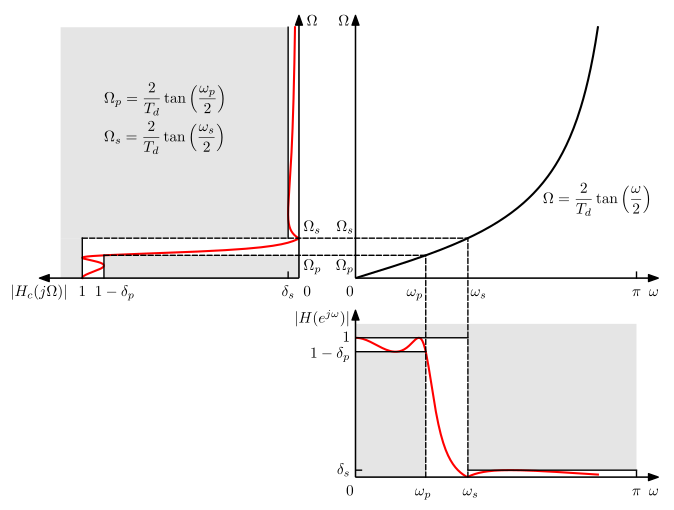

The Python source for this figure:
import matplotlib.pyplot as plt
import numpy as np
from scipy import signal
from matplotlib.patches import Polygon
from matplotlib.patches import ConnectionPatch

__author__ = 'ernesto'

# use latex
plt.rcParams['text.usetex'] = True
plt.rcParams['text.latex.preview'] = True
plt.rcParams['text.latex.preamble'] = [r'\usepackage{amsmath}']


# auxiliar function for plot ticks of equal length in x and y axis despite its scales.
def convert_display_to_data_coordinates(transData, length=10):
    # create a transform which will take from display to data coordinates
    inv = transData.inverted()
    # transform from display coordinates to data coordinates in x axis
    data_coords = inv.transform([(0, 0), (length, 0)])
    # get the length of the segment in data units
    yticks_len = data_coords[1, 0] - data_coords[0, 0]
    # transform from display coordinates to data coordinates in y axis
    data_coords = inv.transform([(0, 0), (0, length)])
    # get the length of the segment in data units
    xticks_len = data_coords[1, 1] - data_coords[0, 1]
    return xticks_len, yticks_len


# Especificaciones del filtro
delta_p = 0.1
delta_s = 0.05
wp = 0.25 * np.pi
ws = 0.4 * np.pi
# Conversión a decibeles para uso en las función ellipord
gpass = -20 * np.log10(1 - delta_p)
gstop = -20 * np.log10(delta_s)


### Parámetros de la gráfica
fontsize = 11
# x y ticks labels margin
xtm1 = -0.65
ytm1 = -0.02
xtm2 = -0.13
ytm2 = -0.06

display_length = 6

# Ejes de las gráficas
wmin = 0
wmax = np.pi
dx = 0.25
wmax_ax = wmax + dx
wmin_ax = wmin

Wmin = 0
Wmax = 3 * np.pi
dx = 0.15
Wmax_ax = Wmax + dx
Wmin_ax = Wmin - 0.8

ymin = 0
ymin_ax = -0.2
ymax = 1.1
ymax_ax = 1.2

# Conversión de los requerimientos al tiempo continuo
Td = 1
Wp = (2 / Td) * np.tan(wp / 2)
Ws = (2 / Td) * np.tan(ws / 2)

dW = 0.3
wmax2 = 2 * np.arctan((Wmax - dW) * Td / 2)
w = np.linspace(0, wmax2, 200)
W = (2 / Td) * np.tan(w / 2)

### Filtro elíptico analógico
N, Wn = signal.ellipord(Wp, Ws, gpass, gstop, analog=True, fs=None)
b, a = signal.ellip(N, gpass, gstop, Wn, btype='low', analog=True, output='ba', fs=None)
_, He = signal.freqs(b, a, worN=W, plot=None)

grey = [0.9, 0.9, 0.9]

fig = plt.figure(0, figsize=(8, 6), frameon=False)

ax1 = plt.subplot2grid((8, 8), (0, 0), rowspan=5, colspan=4)
plt.xlim(ymin_ax, ymax_ax)
plt.ylim(Wmin_ax, Wmax_ax)
xtl, ytl = convert_display_to_data_coordinates(ax1.transData, length=display_length)
plt.annotate("", xytext=(ymin, 0), xycoords='data', xy=(ymax_ax, 0), textcoords='data',
             arrowprops=dict(width=0.1, headwidth=5, headlength=7, facecolor='black', shrink=0.002))
plt.annotate("", xytext=(0, Wmin), xycoords='data', xy=(0, Wmax_ax), textcoords='data',
             arrowprops=dict(width=0.1, headwidth=5, headlength=7, facecolor='black', shrink=0.002))
plt.gca().invert_xaxis()
plt.plot(np.absolute(He), W, 'r-', lw=1.5)
plt.plot([1, 1], [0, Ws], 'k-', lw=1)
plt.plot([1 - delta_p, 1 - delta_p], [0, Wp], 'k-', lw=1)
plt.plot([delta_s, delta_s], [Ws, Wmax - dW], 'k-', lw=1)
# región pintada
vert = np.vstack(([0, 0, 1 - delta_p, 1 - delta_p], [0, Wp, Wp, 0]))
p1 = Polygon(vert.T, fc=grey, alpha=1, zorder=-100)
ax1.add_artist(p1)
mask_max = 1.1
vert = np.vstack(([1, 1, mask_max, mask_max], [0, Ws, Ws, 0]))
p2 = Polygon(vert.T, fc=grey, alpha=1, zorder=-100)
ax1.add_artist(p2)
vert = np.vstack(([delta_s, delta_s, mask_max, mask_max], [Ws, Wmax - dW, Wmax - dW, Ws]))
p3 = Polygon(vert.T, fc=grey, alpha=1, zorder=-100)
ax1.add_artist(p3)
# etiquetas
plt.text(1 - delta_p - 0.05, xtm1, '$1-\delta_p$', fontsize=fontsize, ha='center', va='baseline')
plt.text(1, xtm1, '$1$', fontsize=fontsize, ha='center', va='baseline')
plt.plot([delta_s, delta_s], [0, xtl], 'k-', lw=1)
plt.text(delta_s, xtm1, '$\delta_s$', fontsize=fontsize, ha='center', va='baseline')
plt.text(ymax_ax, xtm1, '$|H_c(j\Omega)|$', fontsize=fontsize, ha='center', va='baseline')
plt.text(ytm1, Wp - 0.15, '$\Omega_p$', fontsize=fontsize, ha='left', va='top')
plt.text(ytm1, Ws + 0.15, '$\Omega_s$', fontsize=fontsize, ha='left', va='bottom')
plt.text(-0.035, Wmax_ax, '$\Omega$', fontsize=fontsize, ha='left', va='top')
plt.text(ytm1, xtm1, '$0$', fontsize=fontsize, ha='left', va='baseline')
plt.text(0.9, 2 * Wmax_ax / 3, r'$\Omega_p=\dfrac{2}{T_d}\tan\left(\dfrac{\omega_p}{2}\right)$',
         fontsize=fontsize, ha='left', va='baseline')
plt.text(0.9, 2 * Wmax_ax / 3 * 0.78, r'$\Omega_s=\dfrac{2}{T_d}\tan\left(\dfrac{\omega_s}{2}\right)$',
         fontsize=fontsize, ha='left', va='baseline')
plt.axis('off')

ax2 = plt.subplot2grid((8, 8), (0, 4), rowspan=5, colspan=4)
plt.xlim(wmin_ax, wmax_ax)
plt.ylim(Wmin_ax, Wmax_ax)
xtl, ytl = convert_display_to_data_coordinates(ax2.transData, length=display_length)
plt.annotate("", xytext=(wmin, 0), xycoords='data', xy=(wmax_ax, 0), textcoords='data',
             arrowprops=dict(width=0.1, headwidth=5, headlength=7, facecolor='black', shrink=0.002))
plt.annotate("", xytext=(0, Wmin), xycoords='data', xy=(0, Wmax_ax), textcoords='data',
             arrowprops=dict(width=0.1, headwidth=5, headlength=7, facecolor='black', shrink=0.002))
plt.plot(w, W, 'k-', lw=1.5)
# etiquetas
plt.text(wp - 0.03, xtm1, '$\omega_p$', fontsize=fontsize, ha='right', va='baseline')
plt.text(ws + 0.03, xtm1, '$\omega_s$', fontsize=fontsize, ha='left', va='baseline')
plt.plot([np.pi, np.pi], [0, xtl], 'k-', lw=1)
plt.text(np.pi, xtm1, '$\pi$', fontsize=fontsize, ha='center', va='baseline')
plt.text(wmax_ax, xtm1, '$\omega$', fontsize=fontsize, ha='right', va='baseline')
plt.text(ytm1, Wp - 0.15, '$\Omega_p$', fontsize=fontsize, ha='right', va='top')
plt.text(ytm1, Ws + 0.15, '$\Omega_s$', fontsize=fontsize, ha='right', va='bottom')
plt.text(-0.07, Wmax_ax, '$\Omega$', fontsize=fontsize, ha='right', va='top')
plt.text(ytm1, xtm1, '$0$', fontsize=fontsize, ha='right', va='baseline')
ww = 2 * np.pi / 3
WW = (2 / Td) * np.tan(ww / 2)
plt.text(ww, WW, r'$\Omega=\dfrac{2}{T_d}\tan\left(\dfrac{\omega}{2}\right)$',
         fontsize=fontsize, ha='left', va='top')
plt.axis('off')

ax3 = plt.subplot2grid((8, 8), (5, 4), rowspan=3, colspan=4)
plt.xlim(wmin_ax, wmax_ax)
plt.ylim(ymin, ymax_ax)
xtl, ytl = convert_display_to_data_coordinates(ax3.transData, length=display_length)
plt.annotate("", xytext=(wmin, 0), xycoords='data', xy=(wmax_ax, 0), textcoords='data',
             arrowprops=dict(width=0.1, headwidth=5, headlength=7, facecolor='black', shrink=0.002))
plt.annotate("", xytext=(0, ymin), xycoords='data', xy=(0, ymax_ax), textcoords='data',
             arrowprops=dict(width=0.1, headwidth=5, headlength=7, facecolor='black', shrink=0.002))
plt.plot(w, np.absolute(He), 'r-', lw=1.5)
plt.plot([0, ws], [1, 1], 'k-', lw=1)
plt.plot([0, wp], [1 - delta_p, 1 - delta_p], 'k-', lw=1)
plt.plot([ws, np.pi], [delta_s, delta_s], 'k-', lw=1)
# región pintada
vert = np.vstack(([0, wp, wp, 0], [0, 0, 1 - delta_p, 1 - delta_p]))
p1 = Polygon(vert.T, fc=grey, alpha=1, zorder=-100)
ax3.add_artist(p1)
mask_max = 1.1
vert = np.vstack(([0, ws, ws, 0], [1, 1, mask_max, mask_max]))
p2 = Polygon(vert.T, fc=grey, alpha=1, zorder=-100)
ax3.add_artist(p2)
vert = np.vstack(([ws, wmax, wmax, ws], [delta_s, delta_s, mask_max, mask_max]))
p3 = Polygon(vert.T, fc=grey, alpha=1, zorder=-100)
ax3.add_artist(p3)
# etiquetas
plt.text(wp - 0.03, xtm2, '$\omega_p$', fontsize=fontsize, ha='center', va='baseline')
plt.text(ws + 0.03, xtm2, '$\omega_s$', fontsize=fontsize, ha='center', va='baseline')
plt.plot([np.pi, np.pi], [0, xtl], 'k-', lw=1)
plt.text(np.pi, xtm2, '$\pi$', fontsize=fontsize, ha='center', va='baseline')
plt.text(ytm1, xtm2, '$0$', fontsize=fontsize, ha='right', va='baseline')
plt.text(wmax_ax, xtm2, '$\omega$', fontsize=fontsize, ha='right', va='baseline')
plt.text(ytm2, 1, '$1$', fontsize=fontsize, ha='right', va='center')
plt.text(ytm2, 1 - delta_p - 0.02, '$1-\delta_p$', fontsize=fontsize, ha='right', va='center')
plt.text(ytm2, delta_s, '$\delta_s$', fontsize=fontsize, ha='right', va='center')
plt.plot([0, ytl], [delta_s, delta_s], 'k-', lw=1)
plt.text(ytm2, ymax_ax, '$|H(e^{j\omega})|$', fontsize=fontsize, ha='right', va='top')

plt.axis('off')

con = ConnectionPatch(xyB=(wp, Wp), xyA=(wp, 0), coordsA="data", coordsB="data",
                      axesB=ax2, axesA=ax3, color='k', lw=1, linestyle='dashed', zorder=100)
ax3.add_artist(con)
con = ConnectionPatch(xyB=(ws, Ws), xyA=(ws, 0), coordsA="data", coordsB="data",
                      axesB=ax2, axesA=ax3, color='k', lw=1, linestyle='dashed', zorder=100)
ax3.add_artist(con)
con = ConnectionPatch(xyA=(1 - delta_p, Wp), xyB=(wp, Wp), coordsA="data", coordsB="data",
                      axesA=ax1, axesB=ax2, color='k', lw=1, linestyle='dashed', zorder=100)
ax1.add_artist(con)
con = ConnectionPatch(xyA=(1, Ws), xyB=(ws, Ws), coordsA="data", coordsB="data",
                      axesA=ax1, axesB=ax2, color='k', lw=1, linestyle='dashed', zorder=100)
ax1.add_artist(con)

plt.savefig('filter_design_bilinear_specifications_mapping.pdf', bbox_inches='tight')

plt.show()
